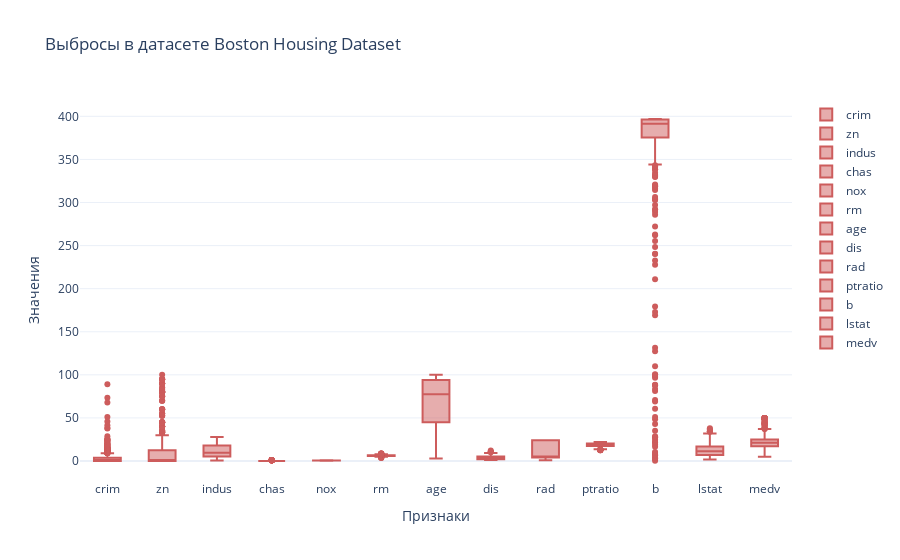

Notebook source saved alongside this figure:
### Code cell
features = [col for col in df.columns if col != 'tax']

figure = go.Figure()

for feature in features:
    figure.add_trace(go.Box(
        y = df[feature],
        name = feature,
        boxpoints = 'outliers',
        marker_color = 'indianred'
    ))

figure.update_layout(
    title = 'Выбросы в датасете Boston Housing Dataset',
    yaxis_title = 'Значения',
    xaxis_title = 'Признаки',
    showlegend = True,
    template = 'plotly_white'
)

figure.show()

### Figure 1 — Plotly figure (JSON) as saved in the notebook; plotly's stock layout.template omitted (floating-point values rounded to 4 significant figures; data arrays with more than 128 entries replaced by an {"elided": "..."} marker saying what was removed)
{"data": [{"boxpoints": "outliers", "marker": {"color": "indianred"}, "name": "crim", "type": "box", "y": {"elided": "506 float values"}}, {"boxpoints": "outliers", "marker": {"color": "indianred"}, "name": "zn", "type": "box", "y": {"elided": "506 float values"}}, {"boxpoints": "outliers", "marker": {"color": "indianred"}, "name": "indus", "type": "box", "y": {"elided": "506 float values"}}, {"boxpoints": "outliers", "marker": {"color": "indianred"}, "name": "chas", "type": "box", "y": {"elided": "506 int values"}}, {"boxpoints": "outliers", "marker": {"color": "indianred"}, "name": "nox", "type": "box", "y": {"elided": "506 float values"}}, {"boxpoints": "outliers", "marker": {"color": "indianred"}, "name": "rm", "type": "box", "y": {"elided": "506 float values"}}, {"boxpoints": "outliers", "marker": {"color": "indianred"}, "name": "age", "type": "box", "y": {"elided": "506 float values"}}, {"boxpoints": "outliers", "marker": {"color": "indianred"}, "name": "dis", "type": "box", "y": {"elided": "506 float values"}}, {"boxpoints": "outliers", "marker": {"color": "indianred"}, "name": "rad", "type": "box", "y": {"elided": "506 int values"}}, {"boxpoints": "outliers", "marker": {"color": "indianred"}, "name": "ptratio", "type": "box", "y": {"elided": "506 float values"}}, {"boxpoints": "outliers", "marker": {"color": "indianred"}, "name": "b", "type": "box", "y": {"elided": "506 float values"}}, {"boxpoints": "outliers", "marker": {"color": "indianred"}, "name": "lstat", "type": "box", "y": {"elided": "506 float values"}}, {"boxpoints": "outliers", "marker": {"color": "indianred"}, "name": "medv", "type": "box", "y": {"elided": "506 float values"}}], "layout": {"showlegend": true, "title": {"text": "Выбросы в датасете Boston Housing Dataset"}, "xaxis": {"title": {"text": "Признаки"}}, "yaxis": {"title": {"text": "Значения"}}}}
